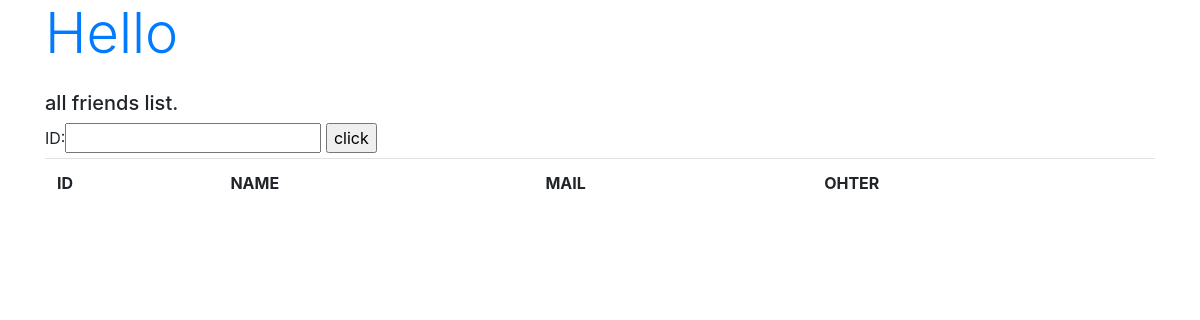
The page /hello/ on the database as committed earlier.
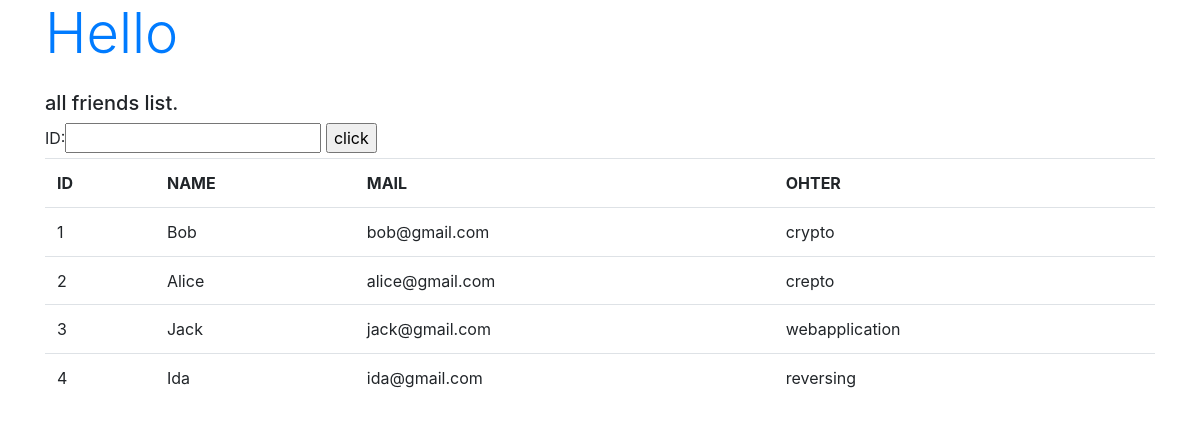
The same page on the database as committed later.
### hello/models.py (models this page shows)
class Friend(models.Model):
    name = models.CharField(max_length=100)
    mail = models.EmailField(max_length=100)
    other = models.CharField(max_length=200)

### hello/views.py (the view)
# urls.py: path('', views.index, name='index'),
def index(request):
    data = Friend.objects.all()
    params = {
        'title': 'Hello',
        'message': 'all friends list.',
        'form': HelloSearch(),
        'data': data,
    }
    if (request.method == 'POST'):
        num = request.POST['id']
        item = Friend.objects.get(id=num)
        params['data'] = [item]
        params['form'] = HelloSearch(request.POST)
    else:
        params['data'] = Friend.objects.all()
    return render(request, 'hello/index.html', params)

### hello/forms.py
class HelloSearch(forms.Form):
    id = forms.IntegerField(label='ID')

### hello/templates/hello/index.html (shortened to what this page needs)
{% load static %}
<!doctype html>
<html lang="ja">
<head>
    <link rel="stylesheet"
    href="https://stackpath.bootstrapcdn.com/bootstrap/4.3.1/css/bootstrap.min.css"
>
</head>
<body class="container">
    <h1 class="display-4 text-primary">{{title}}</h1>
    <p class="h5 mt-4">{{message|safe}}</p>
    <form action="{% url 'index' %}" method="post">
        {{form}}
        <input type="submit" value="click">
    </form>
    <table class="table">
        <tr>
            <th>ID</th>
            <th>NAME</th>
            <th>MAIL</th>
            <th>OHTER</th>
        </tr>
    {% for item in data %}
        <tr>
            <td>{{item.id}}</td>
            <td>{{item.name}}</td>
            <td>{{item.mail}}</td>
            <td>{{item.other}}</td>
        <tr>
    {% endfor %}
    </table>
</body>
</html>

Rows that differ between the two databases and show on the page:
added Friend: id "1", name "Bob", mail "bob@gmail.com", other "crypto"
added Friend: id "2", name "Alice", mail "alice@gmail.com", other "crepto"
added Friend: id "3", name "Jack", mail "jack@gmail.com", other "webapplication"
added Friend: id "4", name "Ida", mail "ida@gmail.com", other "reversing"
